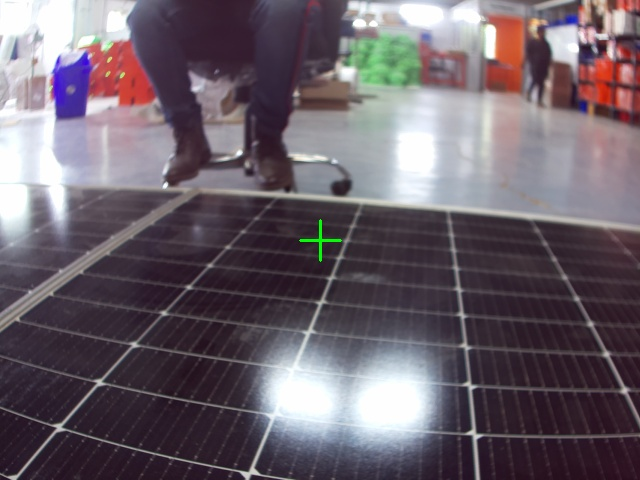
#> input picture codes/captured_images/panel_cam0_20241115_161736.jpg, 640 x 480 px
$ python -i solarpaneldetector01.py   (imports and definitions only)
#> lines starting #> are read from the running program, lines starting #| are printed output that depends on the picture; after the words box and inside, x2 and y2 are one past the last pixel; in counts of white or black regions, pixels touching at a corner belong together
#> further down, picture is the input picture: shape (480, 640, 3); mean B, G, R 106, 96.9, 107.6
#!/usr/bin/python3

import cv2
import numpy as np
from picamera2 import Picamera2

def detect_solar_panels(frame):
    # Convert to grayscale
    gray = cv2.cvtColor(frame, cv2.COLOR_BGR2GRAY)
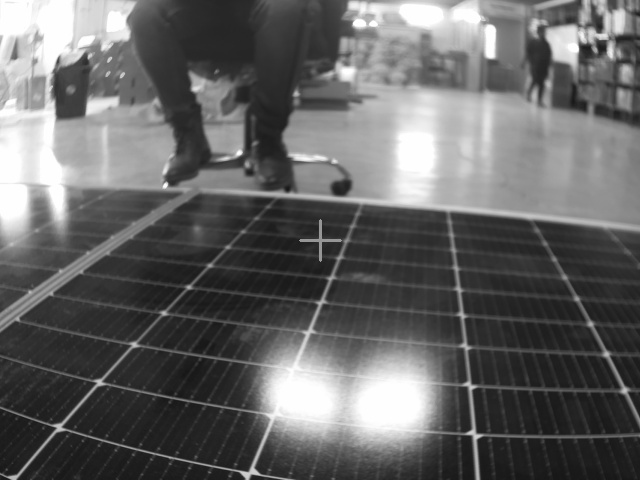
#> gray: shape (480, 640); min 21, max 255, mean 101.2

    # Apply Gaussian blur to reduce noise
    blurred = cv2.GaussianBlur(gray, (5, 5), 0)

    # Apply adaptive thresholding
    thresh = cv2.adaptiveThreshold(
        blurred, 255, cv2.ADAPTIVE_THRESH_GAUSSIAN_C,
        cv2.THRESH_BINARY_INV, 11, 2
    )
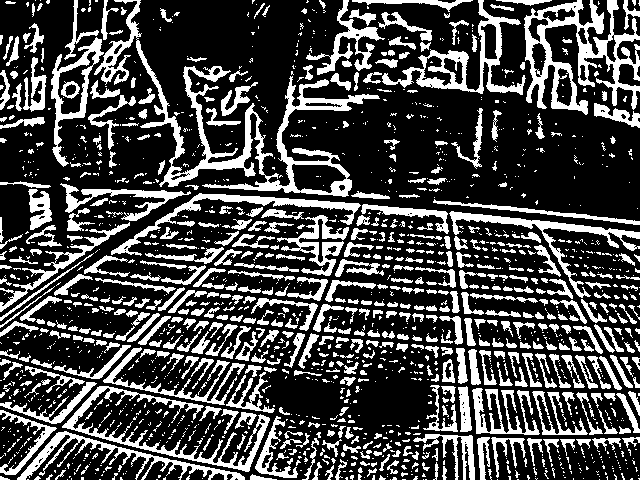
#> thresh: shape (480, 640); 27.8% white; 1611 white regions (1093 under 20 px), largest, box (x1, y1, x2, y2) and area: (94, 0, 380, 197) 7317, (524, 0, 640, 115) 4850, (62, 386, 270, 472) 2645

    # Morphological operations to remove noise and enhance panel shapes
    kernel = np.ones((3,3), np.uint8)
    thresh = cv2.morphologyEx(thresh, cv2.MORPH_CLOSE, kernel)
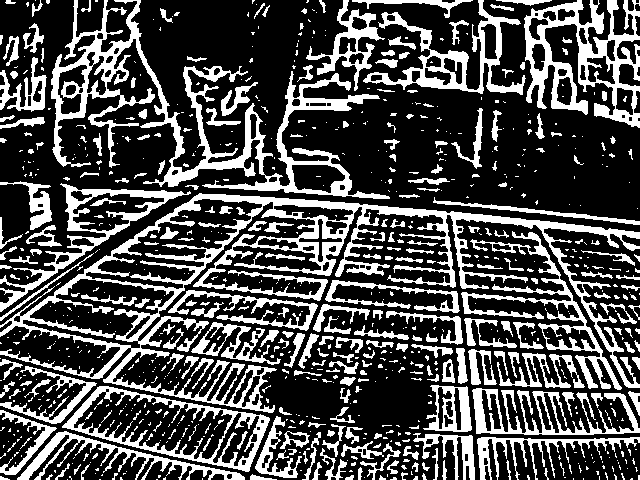
#> thresh: shape (480, 640); 29.8% white; 809 white regions (552 under 20 px), largest, box (x1, y1, x2, y2) and area: (0, 193, 640, 413) 19284, (51, 0, 390, 199) 11509, (524, 0, 640, 128) 5793
    thresh = cv2.morphologyEx(thresh, cv2.MORPH_OPEN, kernel)
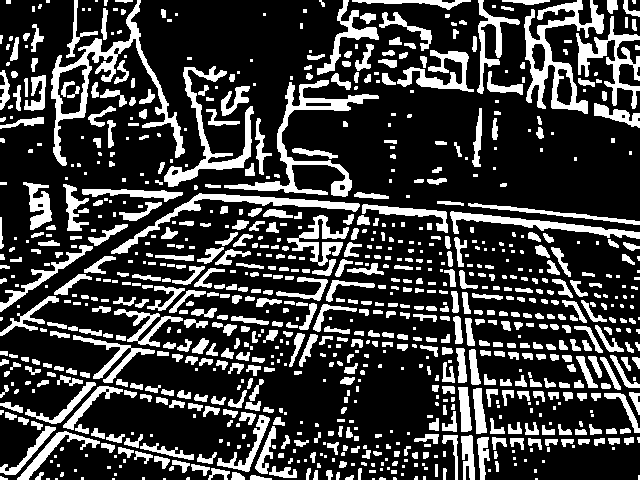
#> thresh: shape (480, 640); 24.6% white; 916 white regions (333 under 20 px)

    # Find contours
    contours, _ = cv2.findContours(
        thresh, cv2.RETR_EXTERNAL, cv2.CHAIN_APPROX_SIMPLE
    )
#> contours = 914 contours, 454 with area under 20; largest, box (x1, y1, x2, y2) and area: (51, 0, 185, 166) 3702, (524, 0, 604, 114) 3137, (224, 80, 379, 197) 2346, (164, 66, 254, 187) 1734, (111, 193, 360, 254) 1488

    # Frame center coordinates
    frame_center_x = frame.shape[1] // 2
#> frame_center_x = 320
    frame_center_y = frame.shape[0] // 2
#> frame_center_y = 240

    panels = []
    for contour in contours:
        # Calculate contour area and perimeter
        area = cv2.contourArea(contour)
        perimeter = cv2.arcLength(contour, True)

        # Filter small contours and calculate approximated polygon
        if area > 1000:  # Adjust this threshold based on your needs
            approx = cv2.approxPolyDP(contour, 0.02 * perimeter, True)

            # Check if the shape is rectangular (4 vertices)
            if len(approx) == 4:
                # Calculate aspect ratio
                x, y, w, h = cv2.boundingRect(approx)
                aspect_ratio = float(w)/h

                # Solar panels typically have aspect ratio between 1.5 and 2.5
                if 1.5 <= aspect_ratio <= 2.5:
                    panels.append({
                        'contour': contour,
                        'approx': approx,
                        'center': (x + w//2, y + h//2),
                        'bounds': (x, y, w, h)
                    })
#> this loop made 914 passes
#> (area, perimeter, approx, x, y, w, h, aspect_ratio) on passes 708, 725: (1174, 456.7, [[450, 212], [454, 233], [463, 218], [639, 238]], 450, 212, 190, 27, 7.04), (1488.5, 608.3, [[111, 253], [202, 198], [359, 204], [199, 193]], 111, 193, 249, 61, 4.08)
#> (area, perimeter) on passes 16, 17, 21, 23, 26, 27: (20, 21.66), (49, 47.66), (67, 36.49), (26, 26.49), (37, 27.66), (27, 24.83)
#> after the loop, panels = []

    return panels, (frame_center_x, frame_center_y)

def calculate_distances(panel, frame_center):
    # Calculate distances from panel center to frame center
    panel_center = panel['center']
    dx = panel_center[0] - frame_center[0]
    dy = panel_center[1] - frame_center[1]

    # Calculate Euclidean distance
    distance = np.sqrt(dx**2 + dy**2)

    return {
        'horizontal': dx,
        'vertical': dy,
        'euclidean': distance
    }

# Initialize the cameras
# [1 line that did not run here, left out]
# [4 lines not run here, left out]

# [1 line that did not run here, left out]
# [4 lines not run here, left out]

current_camera = 0

# [52 lines not run here, left out]

>>> import cv2
>>> picture = cv2.imread('captured_images/panel_cam0_20241115_161736.jpg')
>>> result = detect_solar_panels(picture)
#> result = ([], (320, 240))

$ run again, on codes/captured_images/panel_cam0_20241115_162946.jpg
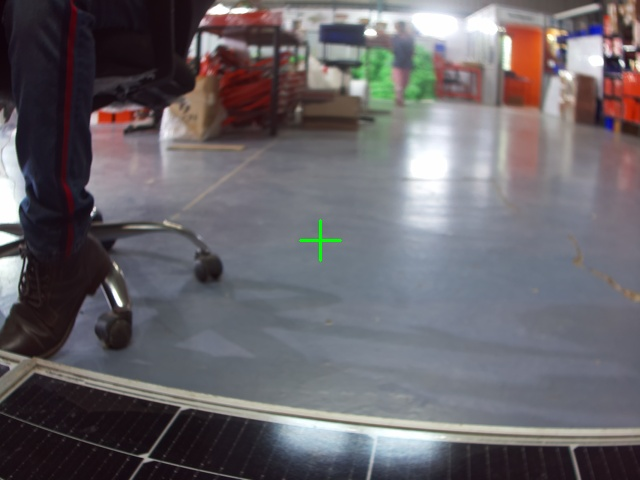
#> input picture codes/captured_images/panel_cam0_20241115_162946.jpg, 640 x 480 px
#> picture is the input picture: shape (480, 640, 3); mean B, G, R 105.8, 100.9, 104.8
#> in detect_solar_panels, `thresh = cv2.adaptiveThreshold( blurred, 255, cv2.ADAPTIVE_THRESH_GAUS..`:
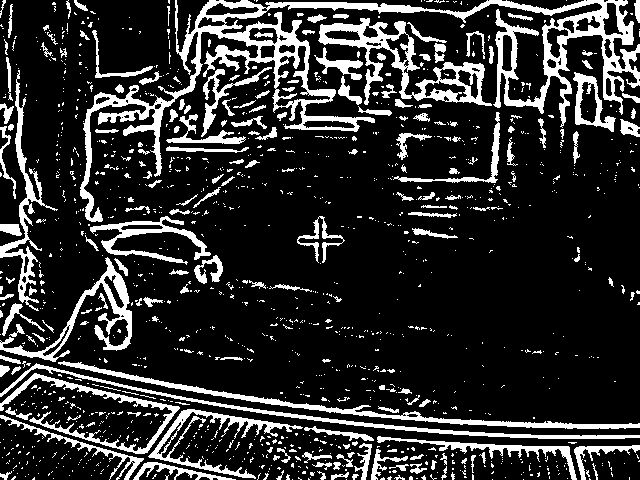
#> thresh: shape (480, 640); 18% white; 1262 white regions (1065 under 20 px), largest, box (x1, y1, x2, y2) and area: (80, 0, 640, 222) 14667, (318, 18, 492, 106) 3577, (58, 361, 640, 429) 2839
#> in detect_solar_panels, `thresh = cv2.morphologyEx(thresh, cv2.MORPH_OPEN, kernel)`:
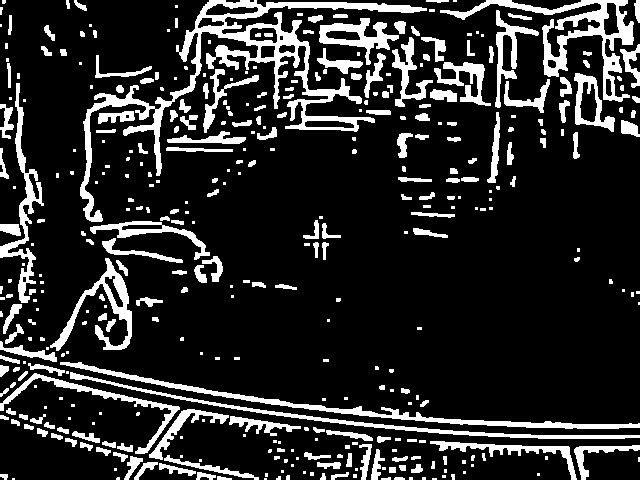
#> thresh: shape (480, 640); 16.4% white; 389 white regions (172 under 20 px)
#> contours = 387 contours, 219 with area under 20; largest, box (x1, y1, x2, y2) and area: (80, 0, 427, 222) 8710, (440, 0, 634, 102) 3550, (60, 362, 640, 429) 2323, (50, 258, 132, 351) 1652, (70, 372, 640, 439) 1561
#> the loop in detect_solar_panels, `for contour in contours:` made 387 passes
#> (area, perimeter, approx) on passes 117, 125: (1561, 1198.2, [[70, 372], [639, 437]]), (2323, 1276.3, [[60, 362], [639, 427]])
#> after the loop in detect_solar_panels, `for contour in contours:`: panels = []
#> result = ([], (320, 240))

$ run again, on codes/captured_images/panel_cam0_20241115_163112.jpg
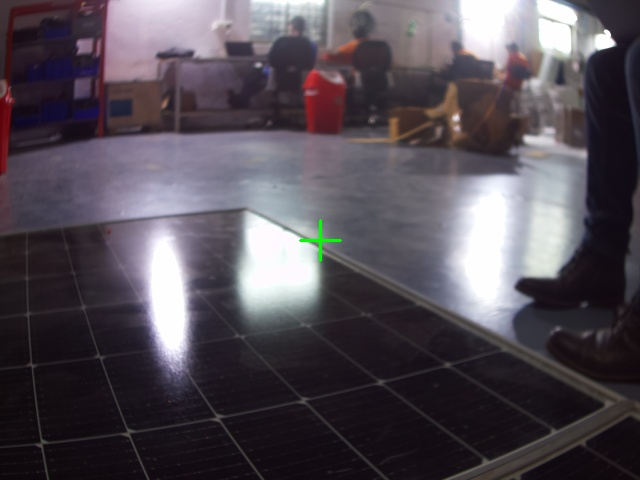
#> input picture codes/captured_images/panel_cam0_20241115_163112.jpg, 640 x 480 px
#> picture is the input picture: shape (480, 640, 3); mean B, G, R 85.5, 77.3, 84.1
#> in detect_solar_panels, `thresh = cv2.adaptiveThreshold( blurred, 255, cv2.ADAPTIVE_THRESH_GAUS..`:
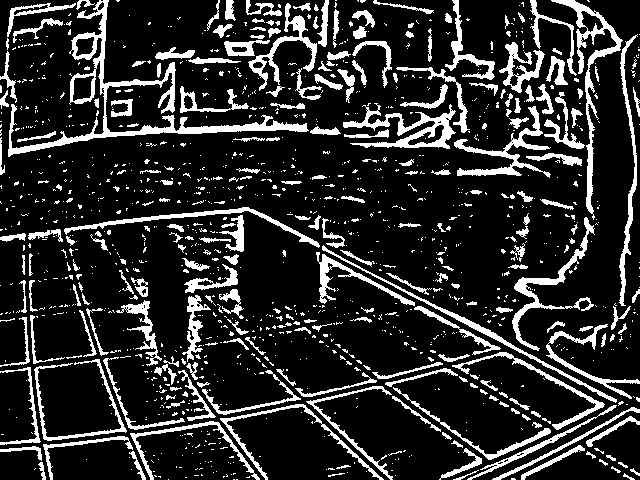
#> thresh: shape (480, 640); 17.2% white; 1256 white regions (1003 under 20 px), largest, box (x1, y1, x2, y2) and area: (8, 0, 309, 157) 4339, (551, 0, 623, 220) 1892, (343, 103, 456, 149) 1676
#> in detect_solar_panels, `thresh = cv2.morphologyEx(thresh, cv2.MORPH_OPEN, kernel)`:
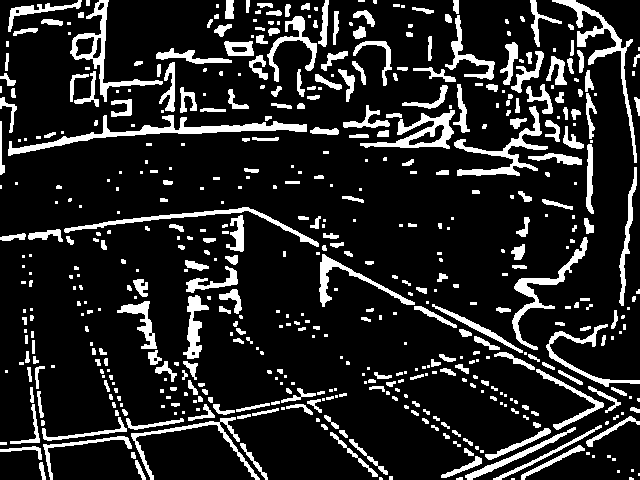
#> thresh: shape (480, 640); 15% white; 534 white regions (229 under 20 px)
#> contours = 534 contours, 326 with area under 20; largest, box (x1, y1, x2, y2) and area: (8, 115, 307, 156) 1750, (70, 0, 163, 102) 1464, (360, 110, 455, 149) 1322, (552, 0, 637, 163) 1186, (454, 106, 548, 176) 1097
#> the loop in detect_solar_panels, `for contour in contours:` made 534 passes
#> (area, perimeter) on passes 9, 10, 12: (53.5, 41.9), (64, 49.8), (175.5, 103.8)
#> after the loop in detect_solar_panels, `for contour in contours:`: panels = []
#> result = ([], (320, 240))

$ run again, on codes/captured_images/panel_cam0_20241115_163126.jpg
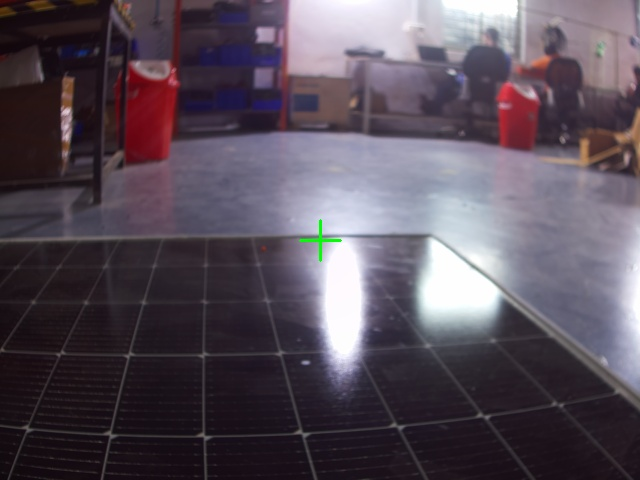
#> input picture codes/captured_images/panel_cam0_20241115_163126.jpg, 640 x 480 px
#> picture is the input picture: shape (480, 640, 3); mean B, G, R 89.5, 78.3, 88.5
#> in detect_solar_panels, `thresh = cv2.adaptiveThreshold( blurred, 255, cv2.ADAPTIVE_THRESH_GAUS..`:
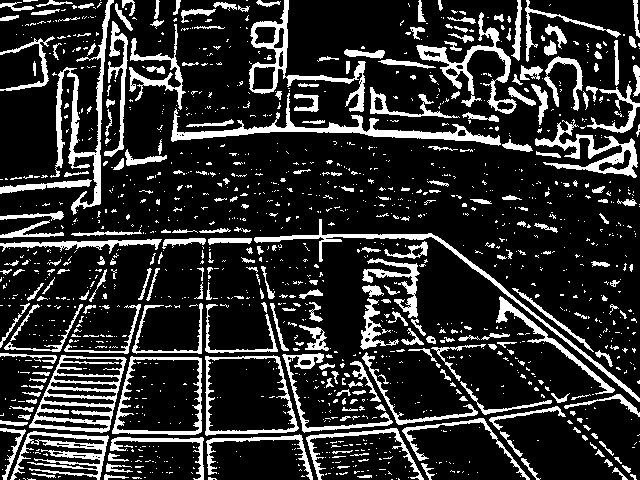
#> thresh: shape (480, 640); 18.1% white; 1415 white regions (1133 under 20 px), largest, box (x1, y1, x2, y2) and area: (171, 93, 501, 146) 2626, (29, 355, 127, 433) 2462, (50, 0, 114, 215) 2444
#> in detect_solar_panels, `thresh = cv2.morphologyEx(thresh, cv2.MORPH_OPEN, kernel)`:
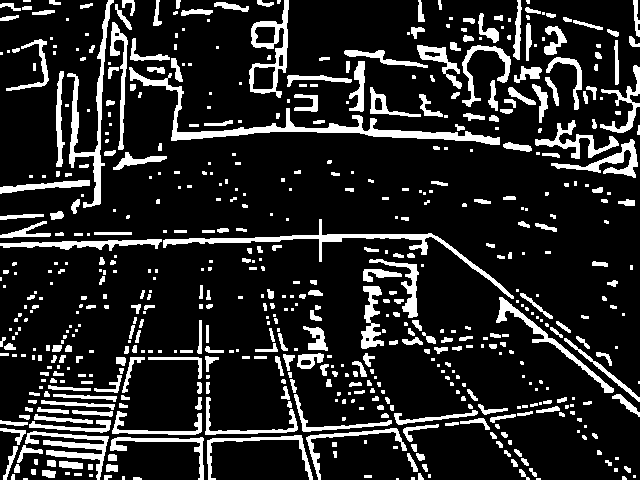
#> thresh: shape (480, 640); 15.6% white; 599 white regions (258 under 20 px)
#> contours = 599 contours, 357 with area under 20; largest, box (x1, y1, x2, y2) and area: (129, 67, 500, 145) 2466, (249, 0, 289, 98) 1837, (163, 219, 514, 299) 1574, (67, 0, 114, 208) 1400, (25, 431, 109, 480) 918
#> the loop in detect_solar_panels, `for contour in contours:` made 599 passes
#> (area, perimeter) on passes 10, 14, 17: (20.5, 21.41), (20.5, 20.24), (73, 37.66)
#> after the loop in detect_solar_panels, `for contour in contours:`: panels = []
#> result = ([], (320, 240))
